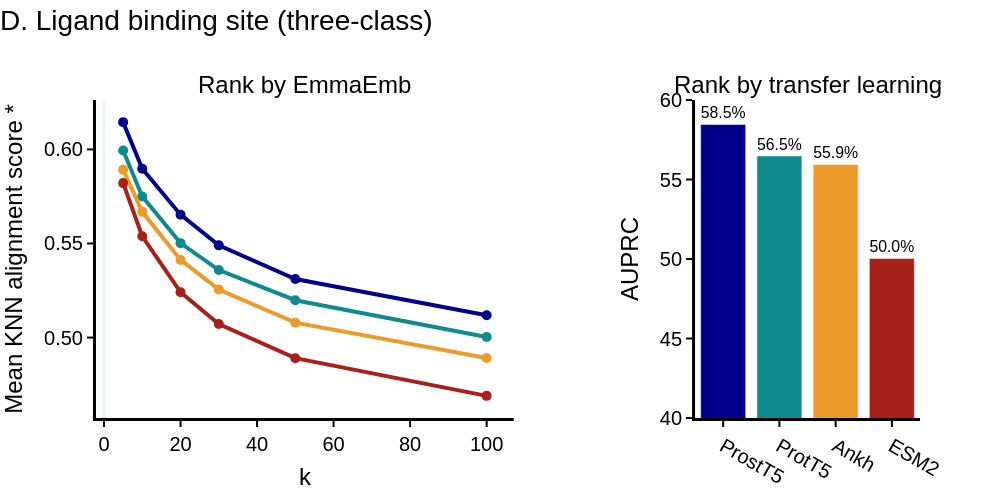

The cell this chart's notebook holds for it:
### Markdown cell above
### Reformat plot
Change layout to fit with other plots.

### Code cell
import sys, os
sys.path.append('/home/unix/vkrhk/EmmaEmb/EmmaEmb/analysis/figs')
%reload_ext autoreload
%autoreload 2
import fig_utils
import json
import plotly.express as px
import pandas as pd

output_dir = '/home/unix/vkrhk/EmmaEmb/EmmaEmb/img/figs'
filename = f'{output_dir}/3b.csv'
ml_perf_path = f'{output_dir}/ml_performance.json'
model_order_path = f'{output_dir}/model_order.json'

if os.path.isfile(filename) and os.path.isfile(ml_perf_path) and os.path.isfile(model_order_path):
    df_for_fig_utils = pd.read_csv(filename)
    
    # Loading from JSON
    with open(ml_perf_path, 'r') as f:
        ml_performance = json.load(f)
    with open(model_order_path, 'r') as f:
        model_order = json.load(f)
else:   
    df_for_fig_utils = df[['k', 'Embedding Space', 'kNN score']][df['metric'] == 'cosine'].copy()
    df_for_fig_utils.rename(columns={"kNN score": "Fraction"}, inplace=True)
    
    ml_performance = {}
    for emb_space, performance in performance_results.items():
        ml_performance[emb_space] = performance['test_auprc_macro'] * 100

    model_order = [i[0] for i in sorted(ml_performance.items(), key=lambda item: item[1], reverse=True)]   

    # ANKH -> Ankh cleanup
    df_for_fig_utils['Embedding Space'] = df_for_fig_utils['Embedding Space'].replace('ANKH', 'Ankh')
    
    if 'ANKH' in ml_performance:
        ml_performance['Ankh'] = ml_performance.pop('ANKH')
    
    if 'ANKH' in model_order:
        model_order[model_order.index('ANKH')] = 'Ankh'

    # Saving to JSON (plain text)
    with open(ml_perf_path, 'w') as f:
        json.dump(ml_performance, f, indent=4)
    with open(model_order_path, 'w') as f:
        json.dump(model_order, f, indent=4)
        
    df_for_fig_utils.to_csv(filename, index=False)

fig = fig_utils.plot_model_ranking(
    df_for_fig_utils, ml_performance,
    model_order, 
    embedding_col='Embedding Space', 
    knn_y_title="Mean KNN alignment score *",
    ml_y_range=[40,60],
    ml_y_title='AUPRC',
    title='D. Ligand binding site (three-class)'
    )

import time
_kaleido_warmed = False
def write_pdf(fig, path, width=600, height=600):
    global _kaleido_warmed
    if not _kaleido_warmed:
        dummy = px.scatter(x=[0], y=[0])
        output_dir = '/home/unix/vkrhk/EmmaEmb/EmmaEmb/analysis/figs'
        print("Warming up Kaleido...")
        dummy.write_image(output_dir + "_kaleido_warmup.pdf", format="pdf")
        print("Kaleido warmup complete.")
        time.sleep(2)
        _kaleido_warmed = True
    fig.write_image(path, format="pdf", width=width, height=height)
write_pdf(fig, f'{output_dir}/fig3,final,mean-centered,balanced.pdf',
          width=1000, height=500)
fig.show()

### Figure 1 — Plotly figure (JSON) as saved in the notebook; plotly's stock layout.template omitted (floating-point values rounded to 4 significant figures)
{"data": [{"line": {"color": "#00008B", "width": 4}, "marker": {"color": "#00008B", "size": 10}, "mode": "lines+markers", "name": "ProstT5", "showlegend": false, "type": "scatter", "x": [5, 10, 20, 30, 50, 100], "xaxis": "x", "y": [0.6145, 0.5897, 0.5653, 0.549, 0.5311, 0.5119], "yaxis": "y"}, {"line": {"color": "#0F8B8D", "width": 4}, "marker": {"color": "#0F8B8D", "size": 10}, "mode": "lines+markers", "name": "ProtT5", "showlegend": false, "type": "scatter", "x": [5, 10, 20, 30, 50, 100], "xaxis": "x", "y": [0.5995, 0.575, 0.5502, 0.5359, 0.5198, 0.5003], "yaxis": "y"}, {"line": {"color": "#EC9A29", "width": 4}, "marker": {"color": "#EC9A29", "size": 10}, "mode": "lines+markers", "name": "Ankh", "showlegend": false, "type": "scatter", "x": [5, 10, 20, 30, 50, 100], "xaxis": "x", "y": [0.5892, 0.5668, 0.5413, 0.5255, 0.5079, 0.4892], "yaxis": "y"}, {"line": {"color": "#A8201A", "width": 4}, "marker": {"color": "#A8201A", "size": 10}, "mode": "lines+markers", "name": "ESM2", "showlegend": false, "type": "scatter", "x": [5, 10, 20, 30, 50, 100], "xaxis": "x", "y": [0.5821, 0.5538, 0.5241, 0.5072, 0.489, 0.469], "yaxis": "y"}, {"marker": {"color": "#00008B"}, "name": "ProstT5", "showlegend": false, "text": ["58.5%"], "textfont": {"color": "black", "family": "Arial", "size": 20}, "textposition": "outside", "type": "bar", "x": ["ProstT5"], "xaxis": "x2", "y": [58.46], "yaxis": "y2"}, {"marker": {"color": "#0F8B8D"}, "name": "ProtT5", "showlegend": false, "text": ["56.5%"], "textfont": {"color": "black", "family": "Arial", "size": 20}, "textposition": "outside", "type": "bar", "x": ["ProtT5"], "xaxis": "x2", "y": [56.48], "yaxis": "y2"}, {"marker": {"color": "#EC9A29"}, "name": "Ankh", "showlegend": false, "text": ["55.9%"], "textfont": {"color": "black", "family": "Arial", "size": 20}, "textposition": "outside", "type": "bar", "x": ["Ankh"], "xaxis": "x2", "y": [55.95], "yaxis": "y2"}, {"marker": {"color": "#A8201A"}, "name": "ESM2", "showlegend": false, "text": ["50.0%"], "textfont": {"color": "black", "family": "Arial", "size": 20}, "textposition": "outside", "type": "bar", "x": ["ESM2"], "xaxis": "x2", "y": [50.04], "yaxis": "y2"}], "layout": {"annotations": [{"font": {"color": "black", "family": "Arial", "size": 24}, "showarrow": false, "text": "Rank by EmmaEmb", "x": 0.2535, "xanchor": "center", "xref": "paper", "y": 1, "yanchor": "bottom", "yref": "paper"}, {"font": {"color": "black", "family": "Arial", "size": 24}, "showarrow": false, "text": "Rank by transfer learning", "x": 0.8635, "xanchor": "center", "xref": "paper", "y": 1, "yanchor": "bottom", "yref": "paper"}], "barmode": "group", "font": {"color": "black", "family": "Arial", "size": 20}, "height": 500, "margin": {"t": 100}, "title": {"text": "D. Ligand binding site (three-class)", "x": 0, "xanchor": "left", "y": 0.98, "yanchor": "top", "yref": "container"}, "width": 1000, "xaxis": {"anchor": "y", "domain": [0, 0.507], "linecolor": "black", "linewidth": 3, "showgrid": false, "tickcolor": "black", "tickformat": ".0f", "ticklen": 6, "ticks": "outside", "tickwidth": 2, "title": {"text": "k"}}, "xaxis2": {"anchor": "y2", "domain": [0.727, 1], "linecolor": "black", "linewidth": 3, "showgrid": false, "tickcolor": "black", "ticklen": 6, "ticks": "outside", "tickwidth": 2}, "yaxis": {"anchor": "x", "domain": [0, 1], "dtick": 0.05, "linecolor": "black", "linewidth": 3, "showgrid": false, "tickcolor": "black", "tickformat": ".2f", "ticklen": 6, "ticks": "outside", "tickwidth": 2, "title": {"text": "Mean KNN alignment score *"}}, "yaxis2": {"anchor": "x2", "domain": [0, 1], "linecolor": "black", "linewidth": 3, "range": [40, 60], "showgrid": false, "tickcolor": "black", "ticklen": 6, "ticks": "outside", "tickwidth": 2, "title": {"text": "AUPRC"}}}}
